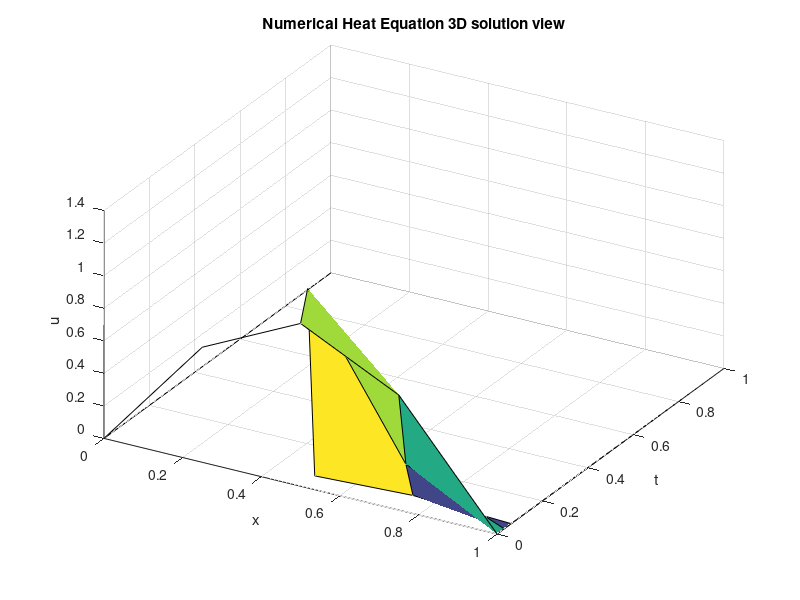
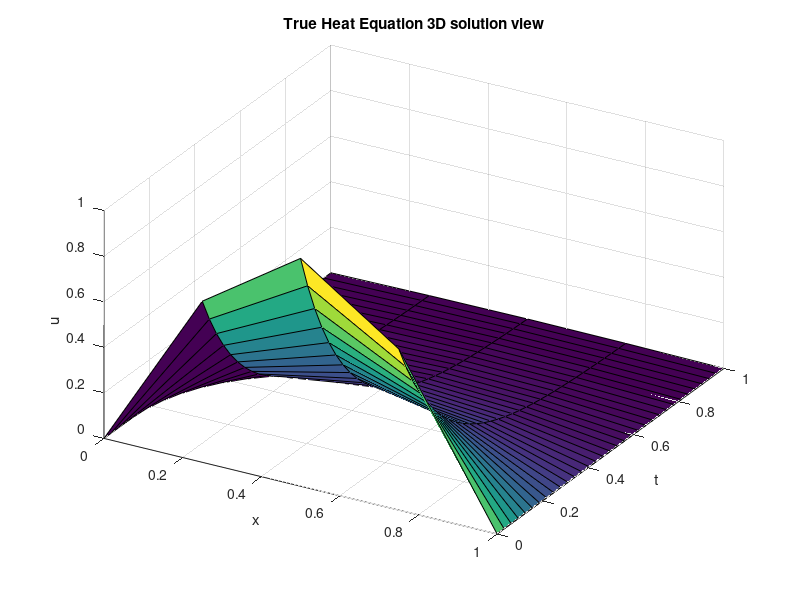

Write MATLAB code to recreate these figures, in order. (Note: this script raises an error after producing the figures.)
%%%%%%%%%%%%%%%%%%%%%%%%%%%%%%%%%%%%%%%%%%%%%%%%%%%%%%%%%%%%%%%%%%%%
%   NSFD Schemes ID #49 using Forward Difference Method for Heat Equation
%   Explicit Equation:   
%          U(j+1,k) = (1-2R)*U(j,k) + R(U(j,k+1) + U(j,k-1))
%
%   Output: u := numerical approximation of u, the heat equation
%           u_true := the true solution to the heat equation
%
%    (CASE IV)
%    ID#20 Unity Approximation:
%          1 = (U(j,i) + U(j,i+1) + U(j,i-1))/(2U(j,i+1)
%
%          U(j+1,k) = ((1-2*R)*U(j,i)*K)/(3U(j,i-1)) + ((1+R)(U(j,i-1)
%          +K))/(3), K = u(j,i+1) + u(j,i)
%%%%%%%%%%%%%%%%%%%%%%%%%%%%%%%%%%%%%%%%%%%%%%%%%%%%%%%%%%%%%%%%%%%%%

%%% Initialize variables and mesh space
clc
clear
format long

L=1;                %x length, could be thought of as rod length
T=1;                %total t, typically 1
D=1/2;              %Diffusivity coefficient in (0,1)

po = 2;             %controls time and space steps
M=2^po;             %various different space step iterations
K=2^(2*po+1);       %this is set up such that K and M meet the CFL conditions for stability

x_0=0;              %initial x and t values
t_0=0;

dx=L/M;             %dx and dt are the evenly-spaced mesh points
dt=T/K;

R=D*dt/dx^2;        %CFL says R<1/2
if R >= 1/2
    disp('R must be less than 1/2. Try lowering value of M')
    return
end



%%%Creating the Mesh

%{
for j=1:K+1
    t(j)=(j-1)*dt;          %There are multiple ways to create the time mesh, this is not the most efficient but is clear in setup
end
%}
t = 0:dt:T;                  %This is the method I use

% Position Mesh Points
%{
for i=1:M+1
    x(i)=(i-1)*dx; %since Matlab begins at 1, x_0 must be i-1
    end
%}
x = 0:dx:L; %for -L to L, change M to 2*M








%%% Numerical Soln Loop


a = @(t) 0;         %2*t;       %boundary condition x=0
b = @(t) 0;           %2*t+L;     %boundary condition x=L
g = @(x) sin(pi.*x);  %x.^2;      %initial condition, t=0


u=zeros(K+1, M+1);

u(:,1)=a(t'); %input BCs
u(:,end)=b(t');
u(1,:)=g(x); %input ICs



% Forward Difference Scheme
for j=1:K
    for i=2:M
        W = u(j,i+1) + u(j,i);
        u(j+1,i) = ((1-2*R)*u(j,i)^2 + (1-R)*W*u(j,i) + R*W^2)/(3*u(j,i-1));
    end
end
  
    

%Computing the Exact Solution, u_true
u_true=zeros(K+1, M+1);

for j=1:K+1
    for i=1:M+1
        u_true(j,i) = sin(pi.*x(i))*exp(-D*pi^2*t(j));   
    end
end

%%% Plots and Graphs

% Figures 1 - 2 are 1-D representations of u. Since these aren't often
% useful, they are commented out.
%{
figure(1)
for j=1:K+1
    plot(x,u_true(j,:),'linewidth',2);
    hold on;
end
title('True Heat Equation 2D views for different times')
xlabel('x')
ylabel('u_truee')

figure(2)
for j=1:K+1
    plot(x,u(j,:),'linewidth',2);
    hold on;
end
title('Numerical Heat Equation 2D views for different times')
xlabel('x')
ylabel('u')
%}

%3-D Representations of u and u_true
figure(3)
X1=kron(ones(K+1,1),x);
T1=kron(ones(1,M+1),t');
surf(X1,T1,u)
view(30,40);
title('Numerical Heat Equation 3D solution view')
xlabel('x')
ylabel('t')
zlabel('u')

figure(4)
X1=kron(ones(K+1,1),x);
T1=kron(ones(1,M+1),t');
surf(X1,T1,u_true)
view(30,40);
title('True Heat Equation 3D solution view')
xlabel('x')
ylabel('t')
zlabel('u')
%{
figure(5)
plot(x,u(K,:),'linewidth',2);
hold on;
plot(x,u_true(K,:),'linewidth',2);
%}

%%% Errors and norms

%We are taking the LAST row of u and u_true to compare them. This will
%capture any truncation errors that have become exacerbated over iterations
    
u1 = u(end-1,:)
u1_true = u_true(end-1,:)


L_inf = max(max(abs(u1-u1_true))); 
L2 = norm(u1-u1_true, 1); 

L1  = norm(u1-u1_true, 2);

L1 = L1';
L2 = L2';
L_inf = L_inf';

x(2) - x(1)
results = table(K, M, L1,L2,L_inf)
